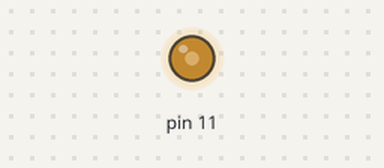
Recording of a sketch running on a simulated Arduino Uno, built with avr-gcc and run on an emulated ATmega328P. Parts: output pins drawn as LEDs (lit = HIGH).

Above: at 0.05 s.
At 1.45 s:
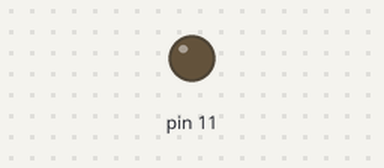
At 2.65 s:
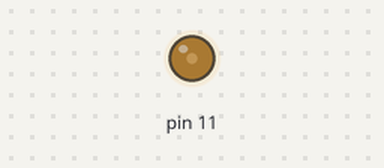
At 5.9 s:
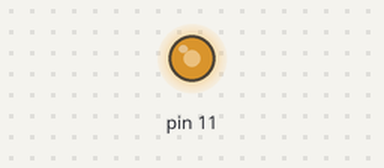
Timing chart, 0 to 8.1 s (numbered marks = the images above):
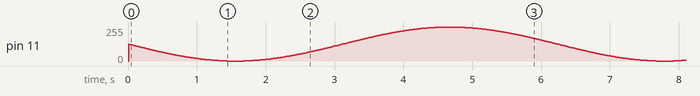

The sketch:

analogWriteSin.ino
```cpp
int t = 0;
void setup(){
 pinMode(11,OUTPUT);
}

void loop(){
  analogWrite(11, (int)((sin(2*3.14*t) + 1)/2*255));
  t++;
  delay(3);
}
```
